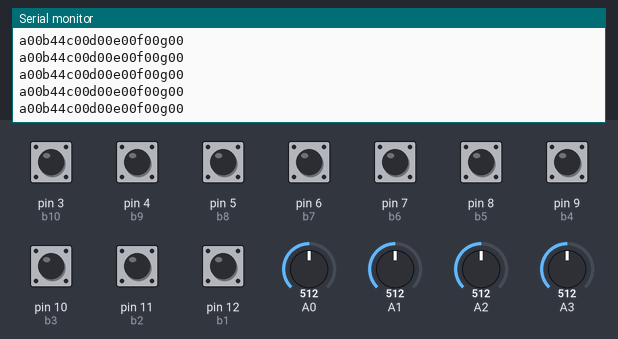
Bench run of a sketch on a simulated Arduino Uno, built with avr-gcc and run on an emulated ATmega328P. Parts: the last lines printed to the serial monitor. The test bench sets the inputs (shaded band); at power-on: pin 3 (b10), pin 4 (b9), pin 5 (b8), pin 6 (b7), pin 7 (b6), pin 8 (b5), pin 9 (b4), pin 10 (b3), pin 11 (b2), pin 12 (b1) HIGH, A2 = 512, A3 = 512, A0 = 512, A1 = 512.

Above: at 1.2 s.
1.3 s: A2 set to 716
At 2.4 s:
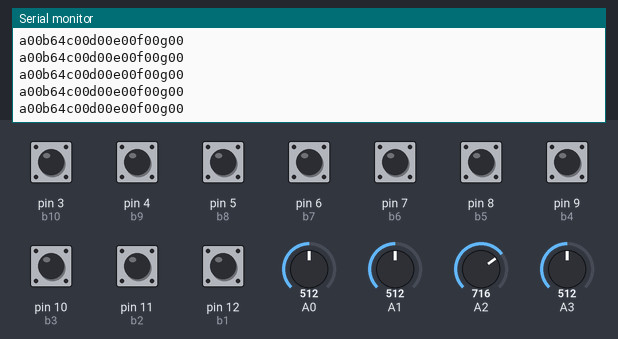
4.3 s: A3 set to 716
At 5.2 s:
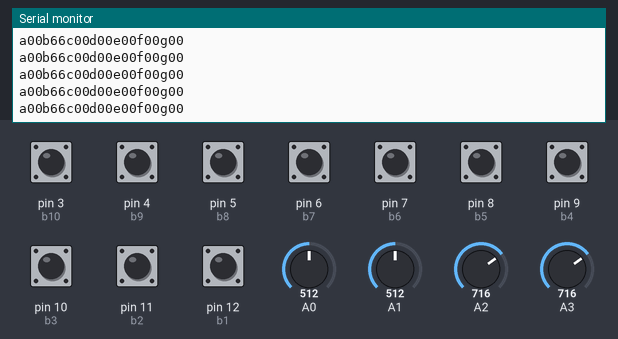
5.8 s: A0 set to 992
At 6.9 s:
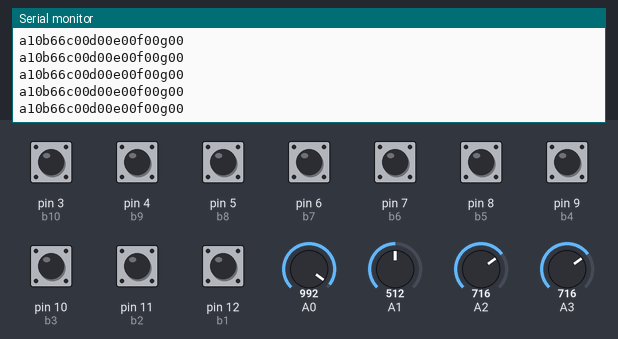
8.8 s: A1 set to 992
At 9.6 s:
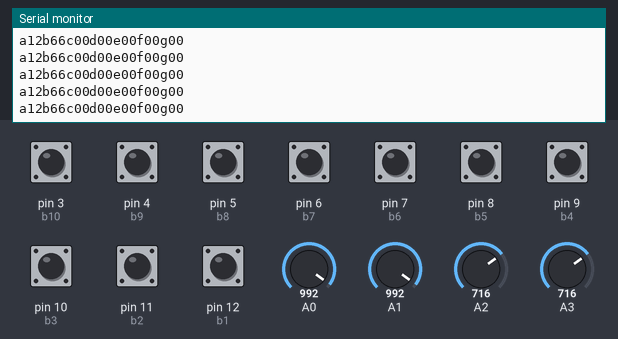
11.8 s: pin 3 (b10) pulled LOW for 0.15 s
14.9 s: pin 4 (b9) pulled LOW for 0.15 s
Timing chart, 0 to 17.9 s (numbered marks = the images above; inputs shaded):
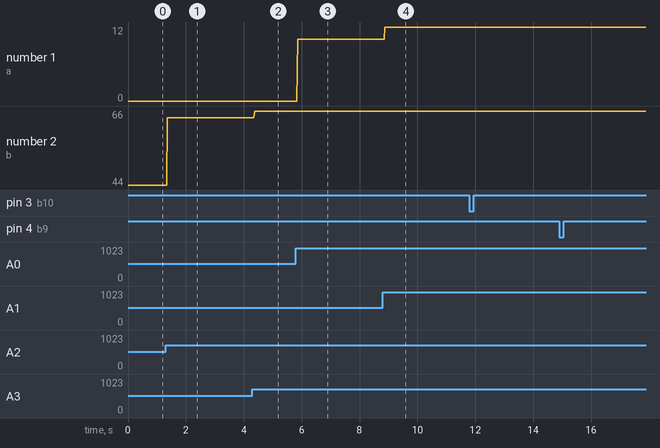

The sketch:

GameController.ino
```cpp
int xaxis;
int yaxis;
int strafe;
int forwardbackward;
int rxaxis;
int ryaxis;
int b1 = 12;
int b2 = 11;
int b3 = 10;
int b4 = 9;
int b5 = 8;
int b6 = 7;
int b7 = 6;
int b8 = 5;
int b9 = 4;
int b10 = 3;
int mainStop=100;

void setup() {
  // put your setup code here, to run once:
Serial.begin(9600);
pinMode(A0,INPUT);
pinMode(A1,INPUT);
pinMode(A2,INPUT);
pinMode(A3,INPUT);
pinMode(b1,INPUT_PULLUP);
pinMode(b2,INPUT_PULLUP);
pinMode(b3,INPUT_PULLUP);
pinMode(b4,INPUT_PULLUP);
pinMode(b5,INPUT_PULLUP);
pinMode(b6,INPUT_PULLUP);
pinMode(b7,INPUT_PULLUP);
pinMode(b8,INPUT_PULLUP);
pinMode(b9,INPUT_PULLUP);
pinMode(b10,INPUT_PULLUP);
}

void loop() {
  // put your main code here, to run repeatedly:

Serial.print("a");

xaxis = analogRead(A0); //set xaxis integer equal to the analog input signal from analog pin 0
xaxis = map(xaxis,0,1023,200,-200); //remap xaxis integer
if(xaxis>mainStop){ //if xaxis integer is greater than the minimum threshold for movement (mainStop) then set strafe to 2
  strafe = 2;
}
if(xaxis<-mainStop){ //if xaxis integer is less than the minimum threshold for movement (mainStop) then set strafe to 1
  strafe = 1;
}
if(xaxis<mainStop && xaxis>-mainStop){ //if xaxis integer is between the movement thresholds (in the mainStop) then set strafe equal to 0
  strafe = 0;
}
Serial.print(strafe);

yaxis = analogRead(A1);
yaxis = map(yaxis,0,1023,-200,200);
if(yaxis>mainStop){
  forwardbackward = 2;
}
if(yaxis<-mainStop){
  forwardbackward = 1;
}
if(yaxis<mainStop && yaxis>-mainStop){
  forwardbackward = 0;
}
Serial.print(forwardbackward);


Serial.print("b");

rxaxis = analogRead(A2);
rxaxis = map(rxaxis,0,1023,0,9);
Serial.print(rxaxis);

ryaxis = analogRead(A3);
ryaxis = map(ryaxis,0,1023,0,9);
Serial.print(ryaxis);

Serial.print("c");

if(digitalRead(b1)==LOW)
{Serial.print("1");}
else {Serial.print("0");}

if(digitalRead(b2)==LOW)
{Serial.print("1");}
else {Serial.print("0");}

Serial.print("d");

if(digitalRead(b3)==LOW)
{Serial.print("1");}
else {Serial.print("0");}

if(digitalRead(b4)==LOW)
{Serial.print("1");}
else {Serial.print("0");}

Serial.print("e");

if(digitalRead(b5)==LOW)
{Serial.print("1");}
else {Serial.print("0");}

if(digitalRead(b6)==LOW)
{Serial.print("1");}
else {Serial.print("0");}

Serial.print("f");

if(digitalRead(b7)==LOW)
{Serial.print("1");}
else {Serial.print("0");}

if(digitalRead(b8)==LOW)
{Serial.print("1");}
else {Serial.print("0");}

Serial.print("g");

if(digitalRead(b9)==LOW)
{Serial.print("1");}
else {Serial.print("0");}

if(digitalRead(b10)==LOW)
{Serial.print("1");}
else {Serial.print("0");}

Serial.println();
delay (10);

}
```

Measured:
- after the input at 1.3 s, the serial monitor: prints a new line after 0.06 s (image 1)
- after the input at 4.3 s, the serial monitor: prints a new line after 0.08 s (image 2)
- after the input at 5.8 s, the serial monitor: prints a new line after 0.06 s (image 3)
- after the input at 8.8 s, the serial monitor: prints a new line after 0.07 s (image 4)
- plotted number 1: 0 → 10 after the input at 5.8 s, 10 → 12 after the input at 8.8 s
- plotted number 2: 44 → 64 after the input at 1.3 s, 64 → 66 after the input at 4.3 s
